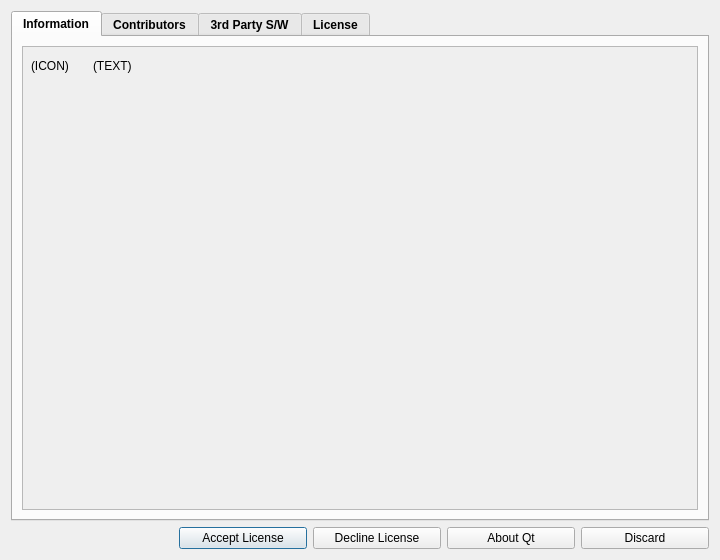
<?xml version="1.0" encoding="UTF-8"?>
<ui version="4.0">
 <class>AboutDialog</class>
 <widget class="QDialog" name="AboutDialog">
  <property name="geometry">
   <rect>
    <x>0</x>
    <y>0</y>
    <width>720</width>
    <height>560</height>
   </rect>
  </property>
  <property name="minimumSize">
   <size>
    <width>720</width>
    <height>560</height>
   </size>
  </property>
  <property name="windowTitle">
   <string>About LameXP</string>
  </property>
  <property name="modal">
   <bool>true</bool>
  </property>
  <layout class="QVBoxLayout" name="verticalLayout">
   <item>
    <widget class="QTabWidget" name="tabWidget">
     <property name="font">
      <font>
       <weight>75</weight>
       <bold>true</bold>
      </font>
     </property>
     <property name="currentIndex">
      <number>0</number>
     </property>
     <widget class="QWidget" name="infoTab">
      <attribute name="icon">
       <iconset resource="../res/Icons.qrc">
        <normaloff>:/icons/information.png</normaloff>:/icons/information.png</iconset>
      </attribute>
      <attribute name="title">
       <string>Information</string>
      </attribute>
      <layout class="QVBoxLayout" name="verticalLayout_2">
       <item>
        <widget class="QScrollArea" name="scrollArea">
         <property name="frameShadow">
          <enum>QFrame::Plain</enum>
         </property>
         <property name="horizontalScrollBarPolicy">
          <enum>Qt::ScrollBarAsNeeded</enum>
         </property>
         <property name="widgetResizable">
          <bool>true</bool>
         </property>
         <widget class="QWidget" name="scrollAreaWidgetContents">
          <property name="geometry">
           <rect>
            <x>0</x>
            <y>0</y>
            <width>676</width>
            <height>461</height>
           </rect>
          </property>
          <layout class="QHBoxLayout" name="horizontalLayout">
           <property name="spacing">
            <number>24</number>
           </property>
           <property name="leftMargin">
            <number>8</number>
           </property>
           <property name="topMargin">
            <number>12</number>
           </property>
           <property name="rightMargin">
            <number>12</number>
           </property>
           <property name="bottomMargin">
            <number>12</number>
           </property>
           <item>
            <widget class="QLabel" name="infoIcon">
             <property name="font">
              <font>
               <weight>50</weight>
               <bold>false</bold>
              </font>
             </property>
             <property name="text">
              <string notr="true">(ICON)</string>
             </property>
             <property name="scaledContents">
              <bool>false</bool>
             </property>
             <property name="alignment">
              <set>Qt::AlignLeading|Qt::AlignLeft|Qt::AlignTop</set>
             </property>
            </widget>
           </item>
           <item>
            <widget class="QLabel" name="infoLabel">
             <property name="sizePolicy">
              <sizepolicy hsizetype="Expanding" vsizetype="Preferred">
               <horstretch>0</horstretch>
               <verstretch>0</verstretch>
              </sizepolicy>
             </property>
             <property name="font">
              <font>
               <weight>50</weight>
               <bold>false</bold>
              </font>
             </property>
             <property name="text">
              <string notr="true">(TEXT)</string>
             </property>
             <property name="textFormat">
              <enum>Qt::RichText</enum>
             </property>
             <property name="alignment">
              <set>Qt::AlignLeading|Qt::AlignLeft|Qt::AlignTop</set>
             </property>
             <property name="wordWrap">
              <bool>true</bool>
             </property>
            </widget>
           </item>
          </layout>
         </widget>
        </widget>
       </item>
      </layout>
     </widget>
     <widget class="QWidget" name="contributorsTab">
      <attribute name="icon">
       <iconset resource="../res/Icons.qrc">
        <normaloff>:/icons/user_suit.png</normaloff>:/icons/user_suit.png</iconset>
      </attribute>
      <attribute name="title">
       <string>Contributors</string>
      </attribute>
      <layout class="QVBoxLayout" name="verticalLayout_3">
       <item>
        <widget class="QScrollArea" name="scrollArea_2">
         <property name="frameShadow">
          <enum>QFrame::Plain</enum>
         </property>
         <property name="horizontalScrollBarPolicy">
          <enum>Qt::ScrollBarAsNeeded</enum>
         </property>
         <property name="widgetResizable">
          <bool>true</bool>
         </property>
         <widget class="QWidget" name="scrollAreaWidgetContents_2">
          <property name="geometry">
           <rect>
            <x>0</x>
            <y>0</y>
            <width>676</width>
            <height>461</height>
           </rect>
          </property>
          <layout class="QHBoxLayout" name="horizontalLayout_3">
           <property name="spacing">
            <number>24</number>
           </property>
           <property name="leftMargin">
            <number>8</number>
           </property>
           <property name="topMargin">
            <number>12</number>
           </property>
           <property name="rightMargin">
            <number>12</number>
           </property>
           <property name="bottomMargin">
            <number>12</number>
           </property>
           <item>
            <widget class="QLabel" name="contributorsIcon">
             <property name="font">
              <font>
               <weight>50</weight>
               <bold>false</bold>
              </font>
             </property>
             <property name="text">
              <string notr="true">(ICON)</string>
             </property>
             <property name="scaledContents">
              <bool>false</bool>
             </property>
             <property name="alignment">
              <set>Qt::AlignLeading|Qt::AlignLeft|Qt::AlignTop</set>
             </property>
            </widget>
           </item>
           <item>
            <widget class="QLabel" name="contributorsLabel">
             <property name="sizePolicy">
              <sizepolicy hsizetype="Expanding" vsizetype="Preferred">
               <horstretch>0</horstretch>
               <verstretch>0</verstretch>
              </sizepolicy>
             </property>
             <property name="font">
              <font>
               <weight>50</weight>
               <bold>false</bold>
              </font>
             </property>
             <property name="text">
              <string notr="true">(TEXT)</string>
             </property>
             <property name="textFormat">
              <enum>Qt::RichText</enum>
             </property>
             <property name="alignment">
              <set>Qt::AlignLeading|Qt::AlignLeft|Qt::AlignTop</set>
             </property>
             <property name="wordWrap">
              <bool>true</bool>
             </property>
            </widget>
           </item>
          </layout>
         </widget>
        </widget>
       </item>
      </layout>
     </widget>
     <widget class="QWidget" name="softwareTab">
      <attribute name="icon">
       <iconset resource="../res/Icons.qrc">
        <normaloff>:/icons/page_white_cplusplus.png</normaloff>:/icons/page_white_cplusplus.png</iconset>
      </attribute>
      <attribute name="title">
       <string>3rd Party S/W</string>
      </attribute>
      <layout class="QVBoxLayout" name="verticalLayout_5">
       <item>
        <widget class="QScrollArea" name="scrollArea_4">
         <property name="frameShadow">
          <enum>QFrame::Plain</enum>
         </property>
         <property name="horizontalScrollBarPolicy">
          <enum>Qt::ScrollBarAsNeeded</enum>
         </property>
         <property name="widgetResizable">
          <bool>true</bool>
         </property>
         <widget class="QWidget" name="scrollAreaWidgetContents_4">
          <property name="geometry">
           <rect>
            <x>0</x>
            <y>0</y>
            <width>676</width>
            <height>461</height>
           </rect>
          </property>
          <layout class="QHBoxLayout" name="horizontalLayout_5">
           <property name="spacing">
            <number>24</number>
           </property>
           <property name="leftMargin">
            <number>8</number>
           </property>
           <property name="topMargin">
            <number>12</number>
           </property>
           <property name="rightMargin">
            <number>12</number>
           </property>
           <property name="bottomMargin">
            <number>12</number>
           </property>
           <item>
            <widget class="QLabel" name="softwareIcon">
             <property name="font">
              <font>
               <weight>50</weight>
               <bold>false</bold>
              </font>
             </property>
             <property name="text">
              <string notr="true">(ICON)</string>
             </property>
             <property name="scaledContents">
              <bool>false</bool>
             </property>
             <property name="alignment">
              <set>Qt::AlignLeading|Qt::AlignLeft|Qt::AlignTop</set>
             </property>
            </widget>
           </item>
           <item>
            <widget class="QLabel" name="softwareLabel">
             <property name="sizePolicy">
              <sizepolicy hsizetype="Expanding" vsizetype="Preferred">
               <horstretch>0</horstretch>
               <verstretch>0</verstretch>
              </sizepolicy>
             </property>
             <property name="font">
              <font>
               <weight>50</weight>
               <bold>false</bold>
              </font>
             </property>
             <property name="text">
              <string notr="true">(TEXT)</string>
             </property>
             <property name="textFormat">
              <enum>Qt::RichText</enum>
             </property>
             <property name="alignment">
              <set>Qt::AlignLeading|Qt::AlignLeft|Qt::AlignTop</set>
             </property>
             <property name="wordWrap">
              <bool>true</bool>
             </property>
            </widget>
           </item>
          </layout>
         </widget>
        </widget>
       </item>
      </layout>
     </widget>
     <widget class="QWidget" name="licenseTab">
      <attribute name="icon">
       <iconset resource="../res/Icons.qrc">
        <normaloff>:/icons/script.png</normaloff>:/icons/script.png</iconset>
      </attribute>
      <attribute name="title">
       <string>License</string>
      </attribute>
      <layout class="QVBoxLayout" name="verticalLayout_4">
       <item>
        <widget class="QScrollArea" name="scrollArea_3">
         <property name="frameShadow">
          <enum>QFrame::Plain</enum>
         </property>
         <property name="horizontalScrollBarPolicy">
          <enum>Qt::ScrollBarAsNeeded</enum>
         </property>
         <property name="widgetResizable">
          <bool>true</bool>
         </property>
         <widget class="QWidget" name="scrollAreaWidgetContents_3">
          <property name="geometry">
           <rect>
            <x>0</x>
            <y>0</y>
            <width>676</width>
            <height>461</height>
           </rect>
          </property>
          <layout class="QHBoxLayout" name="horizontalLayout_4">
           <property name="spacing">
            <number>18</number>
           </property>
           <property name="leftMargin">
            <number>8</number>
           </property>
           <property name="topMargin">
            <number>12</number>
           </property>
           <property name="rightMargin">
            <number>8</number>
           </property>
           <property name="bottomMargin">
            <number>12</number>
           </property>
           <item>
            <widget class="QLabel" name="licenseIcon">
             <property name="font">
              <font>
               <weight>50</weight>
               <bold>false</bold>
              </font>
             </property>
             <property name="text">
              <string notr="true">(ICON)</string>
             </property>
             <property name="scaledContents">
              <bool>false</bool>
             </property>
             <property name="alignment">
              <set>Qt::AlignLeading|Qt::AlignLeft|Qt::AlignTop</set>
             </property>
            </widget>
           </item>
           <item>
            <widget class="QLabel" name="licenseLabel">
             <property name="sizePolicy">
              <sizepolicy hsizetype="Expanding" vsizetype="Preferred">
               <horstretch>0</horstretch>
               <verstretch>0</verstretch>
              </sizepolicy>
             </property>
             <property name="font">
              <font>
               <weight>50</weight>
               <bold>false</bold>
              </font>
             </property>
             <property name="text">
              <string notr="true">(TEXT)</string>
             </property>
             <property name="textFormat">
              <enum>Qt::RichText</enum>
             </property>
             <property name="alignment">
              <set>Qt::AlignLeading|Qt::AlignLeft|Qt::AlignTop</set>
             </property>
             <property name="wordWrap">
              <bool>true</bool>
             </property>
            </widget>
           </item>
          </layout>
         </widget>
        </widget>
       </item>
      </layout>
     </widget>
    </widget>
   </item>
   <item>
    <layout class="QHBoxLayout" name="horizontalLayout_2">
     <item>
      <spacer name="horizontalSpacer">
       <property name="orientation">
        <enum>Qt::Horizontal</enum>
       </property>
       <property name="sizeHint" stdset="0">
        <size>
         <width>40</width>
         <height>20</height>
        </size>
       </property>
      </spacer>
     </item>
     <item>
      <widget class="QPushButton" name="acceptButton">
       <property name="minimumSize">
        <size>
         <width>128</width>
         <height>0</height>
        </size>
       </property>
       <property name="text">
        <string>Accept License</string>
       </property>
       <property name="icon">
        <iconset resource="../res/Icons.qrc">
         <normaloff>:/icons/accept.png</normaloff>:/icons/accept.png</iconset>
       </property>
      </widget>
     </item>
     <item>
      <widget class="QPushButton" name="declineButton">
       <property name="minimumSize">
        <size>
         <width>128</width>
         <height>0</height>
        </size>
       </property>
       <property name="text">
        <string>Decline License</string>
       </property>
       <property name="icon">
        <iconset resource="../res/Icons.qrc">
         <normaloff>:/icons/delete.png</normaloff>:/icons/delete.png</iconset>
       </property>
      </widget>
     </item>
     <item>
      <widget class="QPushButton" name="aboutQtButton">
       <property name="minimumSize">
        <size>
         <width>128</width>
         <height>0</height>
        </size>
       </property>
       <property name="text">
        <string>About Qt</string>
       </property>
       <property name="icon">
        <iconset resource="../res/Icons.qrc">
         <normaloff>:/icons/qt.png</normaloff>:/icons/qt.png</iconset>
       </property>
      </widget>
     </item>
     <item>
      <widget class="QPushButton" name="closeButton">
       <property name="minimumSize">
        <size>
         <width>128</width>
         <height>0</height>
        </size>
       </property>
       <property name="text">
        <string>Discard</string>
       </property>
       <property name="icon">
        <iconset resource="../res/Icons.qrc">
         <normaloff>:/icons/cross.png</normaloff>:/icons/cross.png</iconset>
       </property>
      </widget>
     </item>
    </layout>
   </item>
  </layout>
 </widget>
 <resources>
  <include location="../res/Images.qrc"/>
  <include location="../res/Icons.qrc"/>
 </resources>
 <connections>
  <connection>
   <sender>closeButton</sender>
   <signal>clicked()</signal>
   <receiver>AboutDialog</receiver>
   <slot>accept()</slot>
   <hints>
    <hint type="sourcelabel">
     <x>640</x>
     <y>550</y>
    </hint>
    <hint type="destinationlabel">
     <x>355</x>
     <y>286</y>
    </hint>
   </hints>
  </connection>
  <connection>
   <sender>acceptButton</sender>
   <signal>clicked()</signal>
   <receiver>AboutDialog</receiver>
   <slot>accept()</slot>
   <hints>
    <hint type="sourcelabel">
     <x>377</x>
     <y>537</y>
    </hint>
    <hint type="destinationlabel">
     <x>359</x>
     <y>279</y>
    </hint>
   </hints>
  </connection>
  <connection>
   <sender>declineButton</sender>
   <signal>clicked()</signal>
   <receiver>AboutDialog</receiver>
   <slot>reject()</slot>
   <hints>
    <hint type="sourcelabel">
     <x>511</x>
     <y>537</y>
    </hint>
    <hint type="destinationlabel">
     <x>359</x>
     <y>279</y>
    </hint>
   </hints>
  </connection>
 </connections>
</ui>
